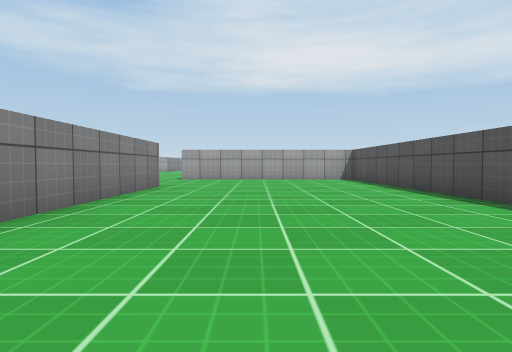
View 1 (above)

24 first-person views from a walk through a Unity game level. The camera is 0.51 m above the floor, tilts 2° down and sees 75° across. The floor is counted in squares, 1 m on a side. Each view is taken from the middle of a square. On the plan, view 1 faces up. The plan holds only what a view shows up to about 9 squares ahead; the rest is blank. The place goes on beyond the plan. Surface patterns are stand-ins for the level's own textures.

View 2
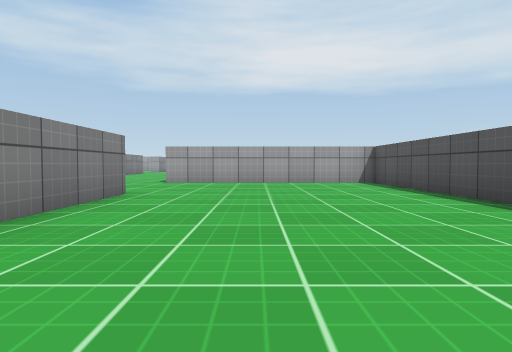

View 3
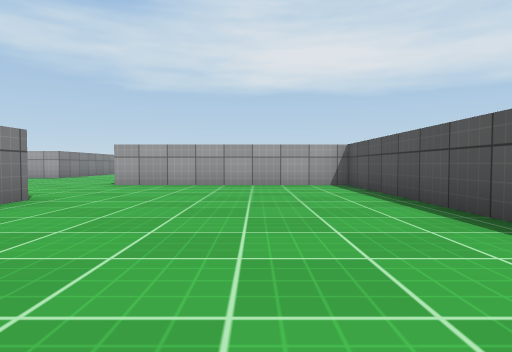

View 4
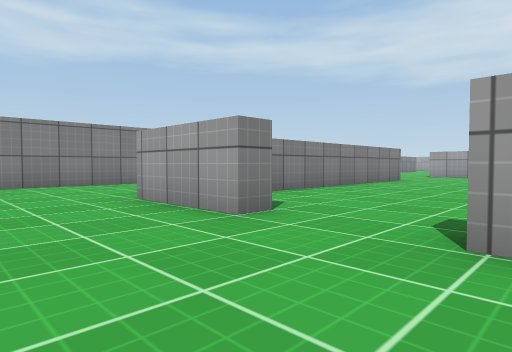

View 5
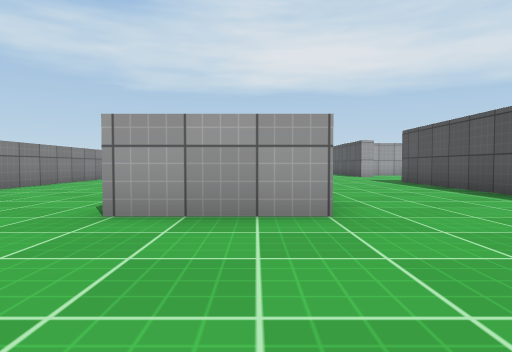

View 6
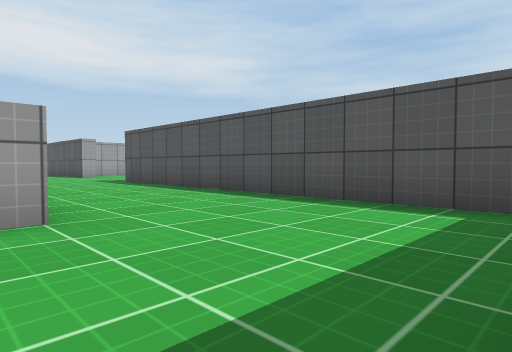

View 7
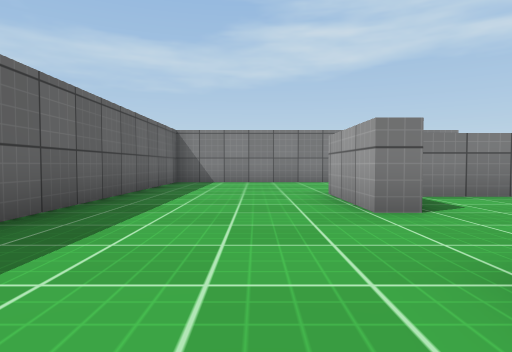

View 8
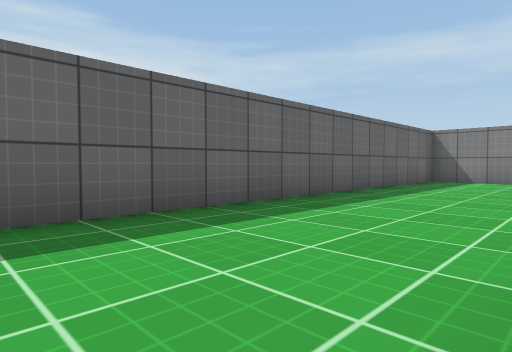

View 9
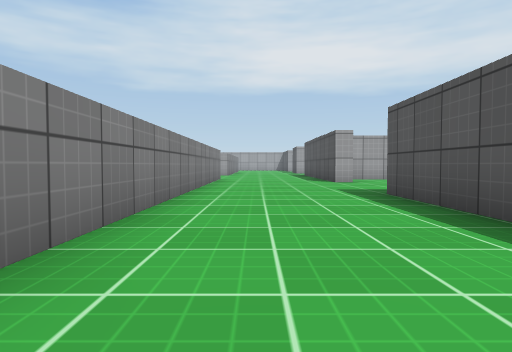

View 10
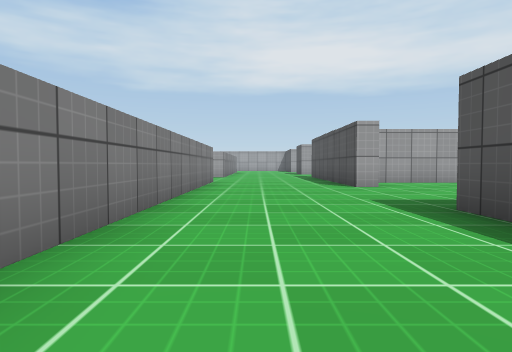

View 11
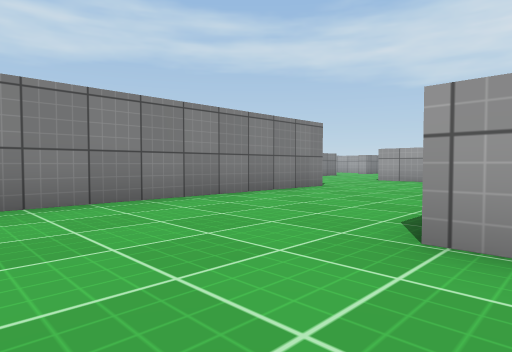

View 12
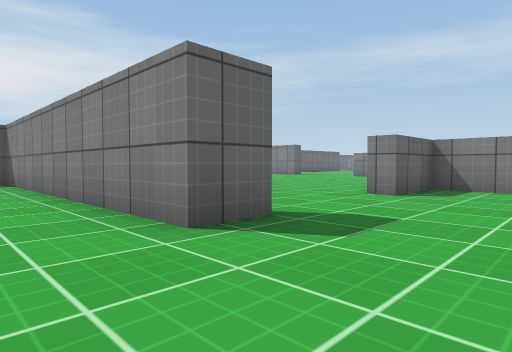

View 13
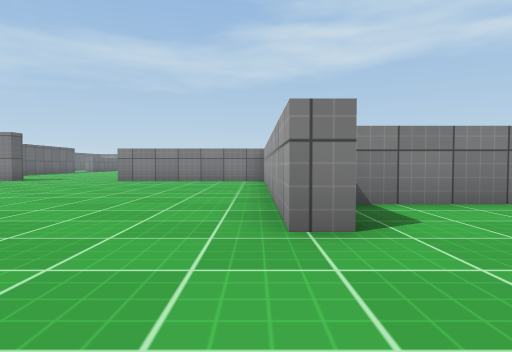

View 14
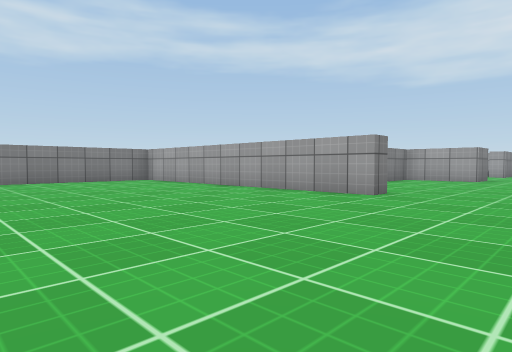

View 15
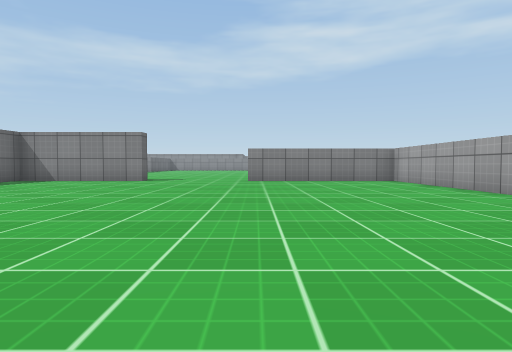

View 16
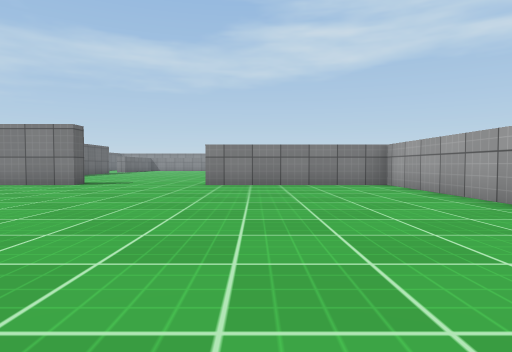

View 17
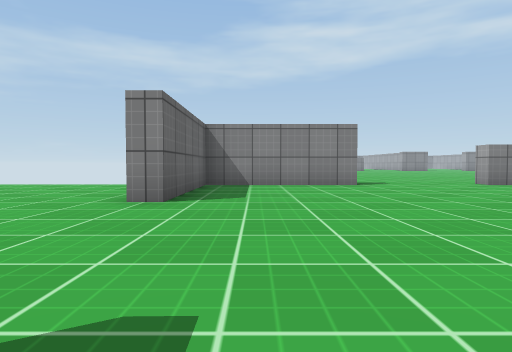

View 18
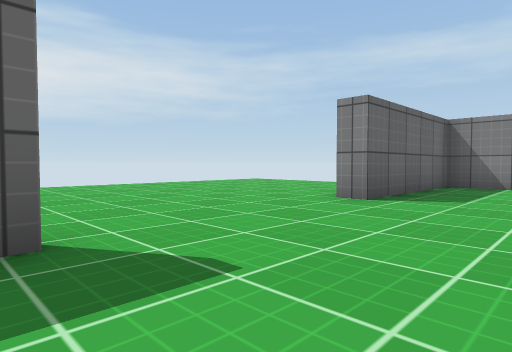

View 19
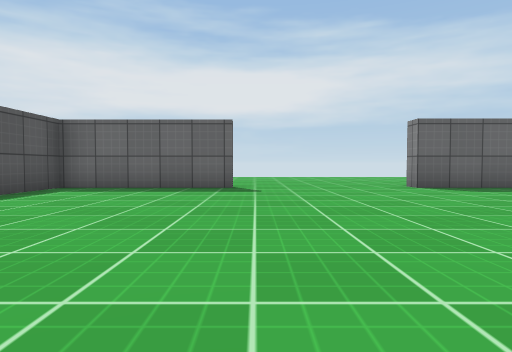

View 20
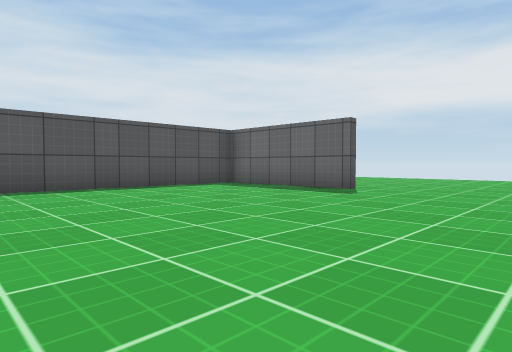

View 21
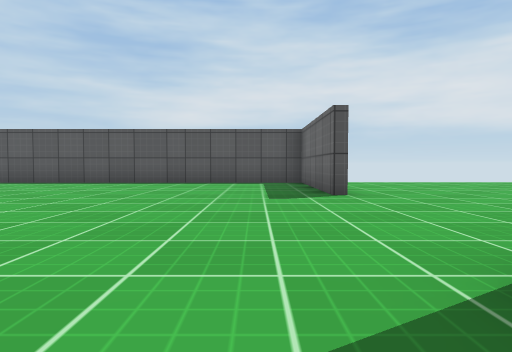

View 22
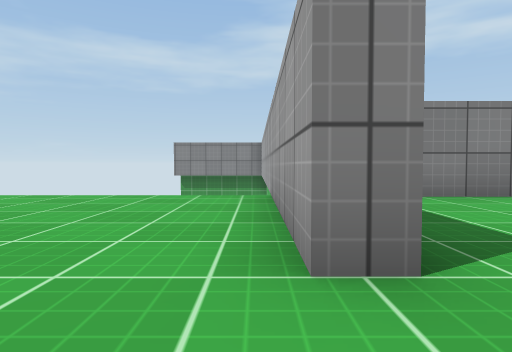

View 23
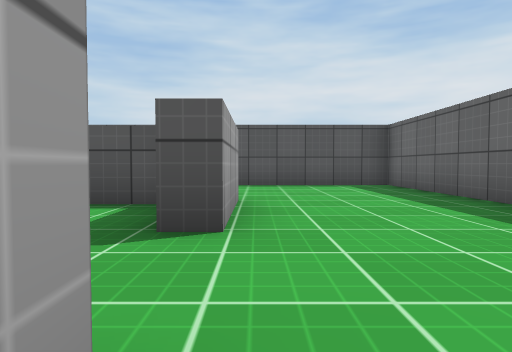

View 24
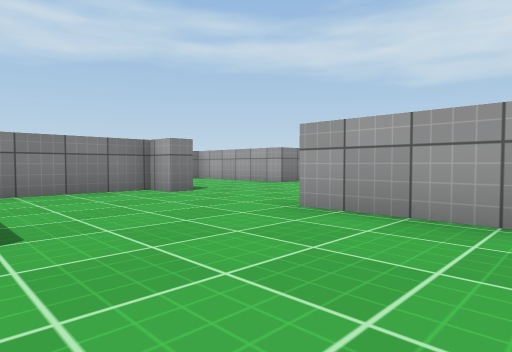

### Floor plan
Points are (right, up) in squares from view 1. A wall is a line through its corners. A room is listed if a view was taken in it or the views show most of it. See-through windows are left out.
Room 1 (views 1, 2, 3, 24)
walls: (-2.2, 7.8) (-2.2, 0.6); (3.3, 4.1) (3.3, 11.3) (-2.5, 11.3); (-5.5, 11.8) (-5.5, 11.3) (-6.2, 11.3) (-6.2, 8.8); (-0.5, -0.1) (-0.5, -0.7); (3.3, 0.2) (3.3, 1.1); (1.5, -0.7) (1.5, -0.2)
ways out: opening at (0.5, 0) to room 2
Room 2 (views 4, 5, 6, 7, 8, 9, 10, 11, 12, 13, 14, 15, 16, 17, 18, 19, 20, 21, 22, 23)
walls: (-7.6, 3.7) (-6.5, 3.7) (-6.5, -4.3) (7.3, -4.3) (7.3, 5.8); (-0.5, -0.7) (-2.8, -0.7); (-10.6, -8.3) (-6.7, -8.3) (-6.7, -2.9); (-12.3, 6.4) (-12.3, 3.7) (-10.5, 3.7) (-10.5, 3.3) (-18.3, 3.3) (-18.3, -1.2); (-18.8, -4.5) (-18.3, -4.5) (-18.3, -8.3) (-14.5, -8.3) (-14.5, -8.7) (-21.2, -8.7); (3.9, -0.7) (1.5, -0.7); (3.8, 11) (3.8, 1.5); (7.8, 9.5) (7.3, 9.5) (7.3, 11)
ways out: opening at (0.5, 0) to room 1; opening at (-19, -3)

Where each view was taken, in squares from view 1:
view 1: 0 up, 0 right, facing up
view 2: 2 up, 0 right, facing up
view 3: 3 up, 1 right, facing up
view 4: 3 down, 2 right, facing up-left
view 5: 4 down, 3 right, facing up
view 6: 4 down, 3 right, facing up-right
view 7: 2 down, 3 right, facing left
view 8: 1 down, 4 right, facing down-left
view 9: 0 up, 5 right, facing up
view 10: 2 up, 5 right, facing up
view 11: 3 down, 2 left, facing up-left
view 12: 6 up, 5 left, facing down-left
view 13: 3 up, 8 left, facing left
view 14: 2 down, 8 left, facing up-left
view 15: 1 down, 8 left, facing left
view 16: 0 up, 10 left, facing left
view 17: 7 down, 10 left, facing left
view 18: 6 down, 10 left, facing down-left
view 19: 1 down, 11 left, facing down
view 20: 2 down, 14 left, facing down-right
view 21: 7 down, 16 left, facing right
view 22: 9 down, 13 left, facing left
view 23: 1 down, 1 left, facing right
view 24: 8 up, 0 right, facing up-left
